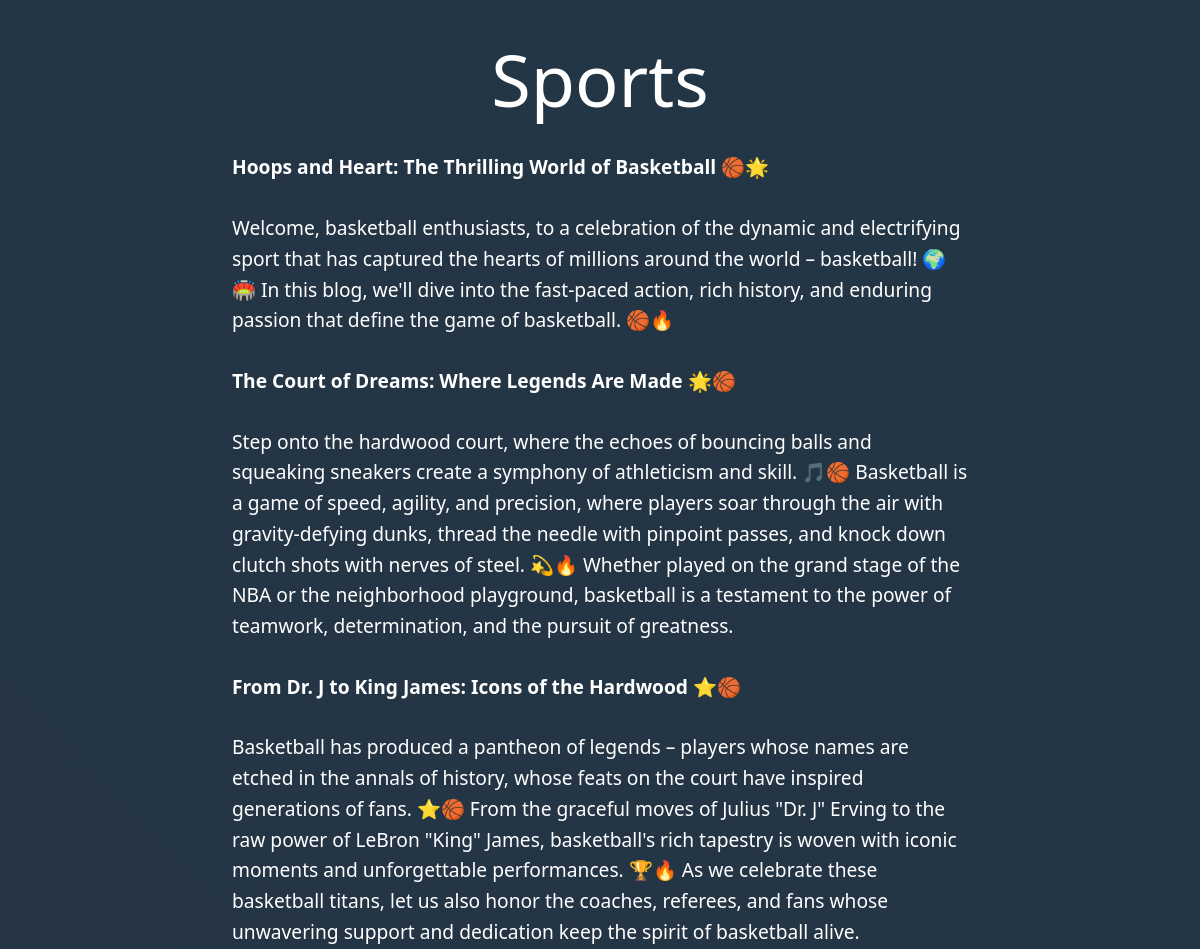
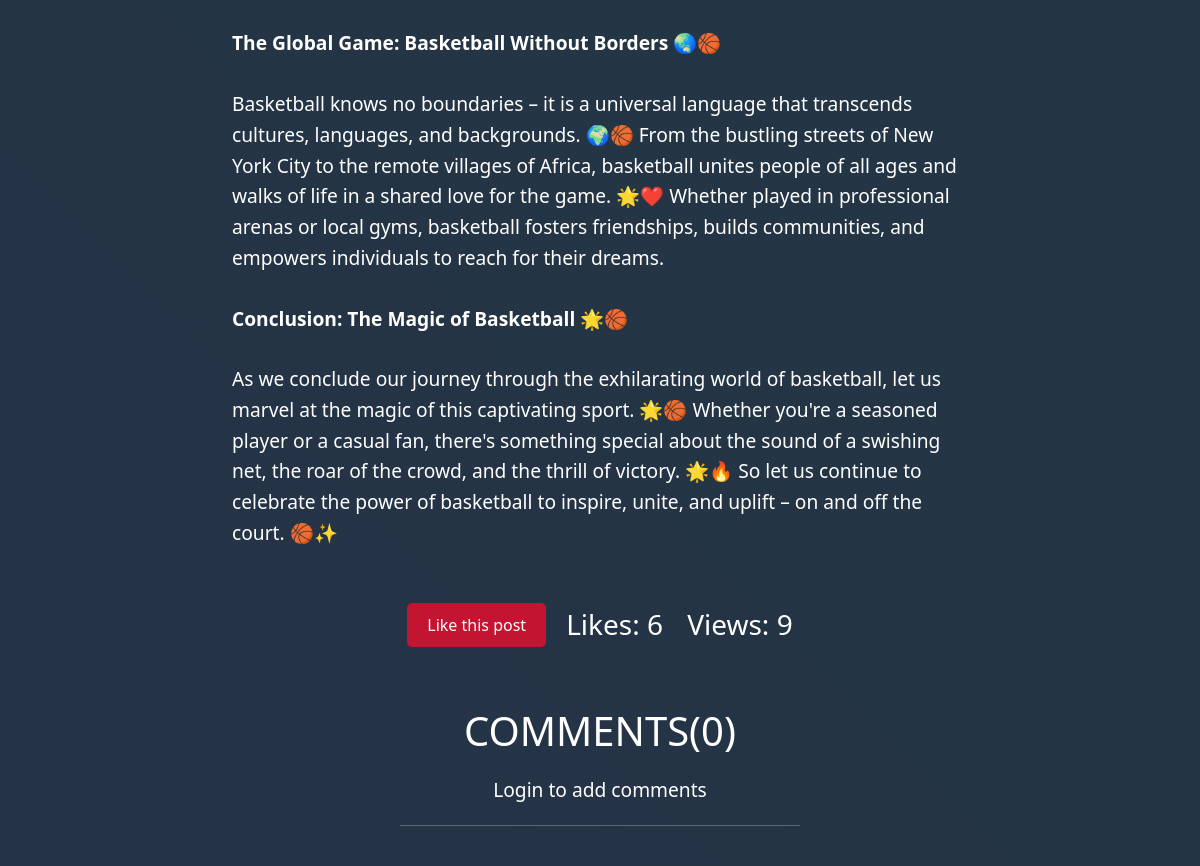
Screenshot of /blog_details/6/ with the database file from the repository (2 pictures, top to bottom).
### myblogs/models.py (models this page shows, shortened)
class blog_post(models.Model):
    blog_name =models.CharField(max_length=100)
    cover_img=models.ImageField(upload_to='images/')
    blog_description=RichTextField(blank=True)
    blog_cat=models.ForeignKey(blog_category,on_delete=models.CASCADE)
    like_count=models.IntegerField(default=0, null=True)
    view_count=models.IntegerField(default=0, null=True)

class blog_category(models.Model):
    blog_cat = models.CharField(max_length=60,unique=True)
    blogcat_img = models.ImageField(upload_to='images/')
    blogcat_description=models.CharField(max_length=200)
    def __str__(self):
        return self.blog_cat

### myblogs/views.py (the view)
# urls.py: path('blog_details/<str:blog_id>/',views.blog_details,name ='blog_details'),
def blog_details(request, blog_id):
    obj = get_object_or_404(blog_post, pk=blog_id)
    if request.method == 'GET':
        z = obj.view_count
        z += 1
        obj.view_count = z
        obj.save()
    comments = obj.comments.all()
    new_comment = None  # Initialize new_comment to None by default
    if request.method == 'POST':
        comment_form = CommentForm(data=request.POST)
        if comment_form.is_valid():
            new_comment = comment_form.save(commit=False)
            new_comment.post = obj
            new_comment.save()
    else:
        comment_form = CommentForm()
    return render(request, 'myblogs/blog_details.html', {"obj": obj, 'comments':comments, 'new_comment': new_comment, 'comment_form': comment_form})

### myblogs/templates/myblogs/blog_details.html (shortened to what this page needs)
<!DOCTYPE html>
<html lang="en">
<head>
    <link href="https://cdn.jsdelivr.net/npm/bootstrap@5.3.2/dist/css/bootstrap.min.css" rel="stylesheet">
    <link rel="stylesheet" href="https://cdnjs.cloudflare.com/ajax/libs/font-awesome/5.15.4/css/all.min.css" />
</head>
<body>
    <div class="animated-background"></div>
    <div class="container mt-2">
        <div class="row">
            <div class="col-lg-8 mx-auto">
                <h1 class="text-center mt-2" style="color: white; font-size: 4.5rem;">{{ obj.blog_cat }}</h1>
                <p>{{ obj.blog_description|safe }}</p>
            </div>
        </div>
    </div>
    <div class="container text-center mt-4">
        <div style="display: flex; justify-content: center; align-items: center;">
            <a href="{% url 'add_like' obj.id %}" class="btn btn-custom" style="background-color: #c31432; color: #fff; border: none; padding: 10px 20px; text-decoration: none; border-radius: 5px;">Like this post</a>
            <span style="margin-left: 20px;">
                <h3 style="display: inline;">Likes: {{obj.like_count}}</h3>
                <h3 style="display: inline; margin-left: 20px;">Views: {{obj.view_count}}</h3>
            </span>
        </div>
    </div>
   {% with comment_count=obj.comments.count %}
   <div class="comments-container text-center" style="margin: auto; width: 100%; max-width: 800px;">
       <h1 style="margin-bottom: 20px; margin-top: 60px; color: white; text-align: center;">COMMENTS({{ comment_count }})</h1>
       {% if user.is_authenticated %}
           <form method="post" action="{% url 'add_comment' blog_id=obj.id %}" style="margin-bottom: 20px; text-align: center;">
               {% csrf_token %}
               <input type ="text" name="text" placeholder="Add a public comment" style="margin-bottom: 20px;">
               <button type="submit" class="btn btn-primary" style="display: block; margin: 0 auto;">Submit</button>
           </form>
       {% else %}
           <p style="margin-bottom: 20px; text-align: center; color: white;">Login to add comments</p>
       {% endif %}
       <hr style="width: 50%; margin: 20px auto; border-color: white;">
   </div>
{% endwith %}
</body>
</html>

### myblogs/templates/myblogs/blog_details.html (style rules this page uses)
body { background: linear-gradient(to right, #bdc3c7, #2c3e50); color: #fff; padding: 20px; }
.animated-background { position: fixed; top: 0; left: 0; width: 100%; height: 100%; z-index: -1; background: linear-gradient(45deg,#292e49, #203a43); background-size: 400% 400%; animation: gradient 15s ease infinite; }
p { font-size: 1.2rem; line-height: 1.6; margin-bottom: 30px; color: #fff; }

### rows the page displays
blog_post: blog_cat "Sports", blog_description "Hoops and Heart: The Thrilling World of Basketball 🏀🌟 Welcome, basketball enthusiasts, to a celebration of the dynamic and electrifying sport that has captured the hearts of millions around the world – basketball! 🌍🏟️ In this blog, we'll dive into the fast-paced action, rich history, and enduring passion that define the game of basketball. 🏀🔥 The Court of Dreams: Where Legends Are Made 🌟🏀 Step onto the hardwood court, where the echoes of bouncing balls and squeaking sneakers create a symphony of athleticism and skill. 🎵🏀 Basketball is a game of speed, agility, and precision, where players soar through the air with gravity-defying dunks, thread the needle with pinpoint passes, and knock down…", like_count "6", view_count "9"

### other values shown
{{ comment_count }} "0"
